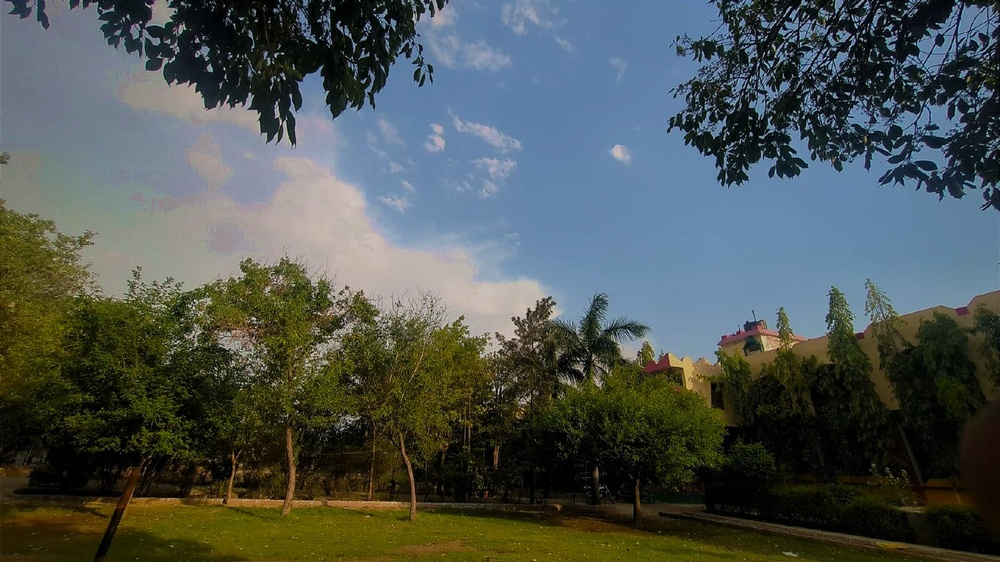
#> input picture 11_Smoothing_vs_Sharpening/input11.jpg, 1000 x 562 px, shrunk from 1600 x 900 before the run
$ python program.py
#> lines starting #> are read from the running program, lines starting #| are printed output that depends on the picture
import cv2
import numpy as np

img = cv2.imread("input11.jpg")
#> img is the input picture: shape (562, 1000, 3); mean B, G, R 81.2, 84.2, 76.6

# Smoothing
smooth = cv2.GaussianBlur(img, (11, 11), 0)
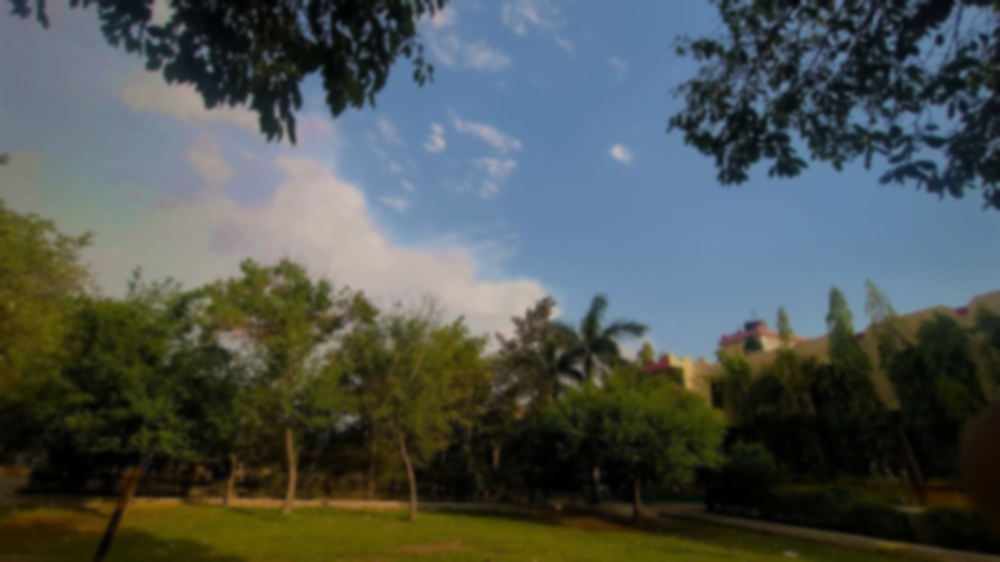
#> smooth: shape (562, 1000, 3); mean B, G, R 81.2, 84.2, 76.6

# Sharpening
kernel = np.array([[0, -1, 0],
                   [-1, 5, -1],
                   [0, -1, 0]])

sharp = cv2.filter2D(img, -1, kernel)
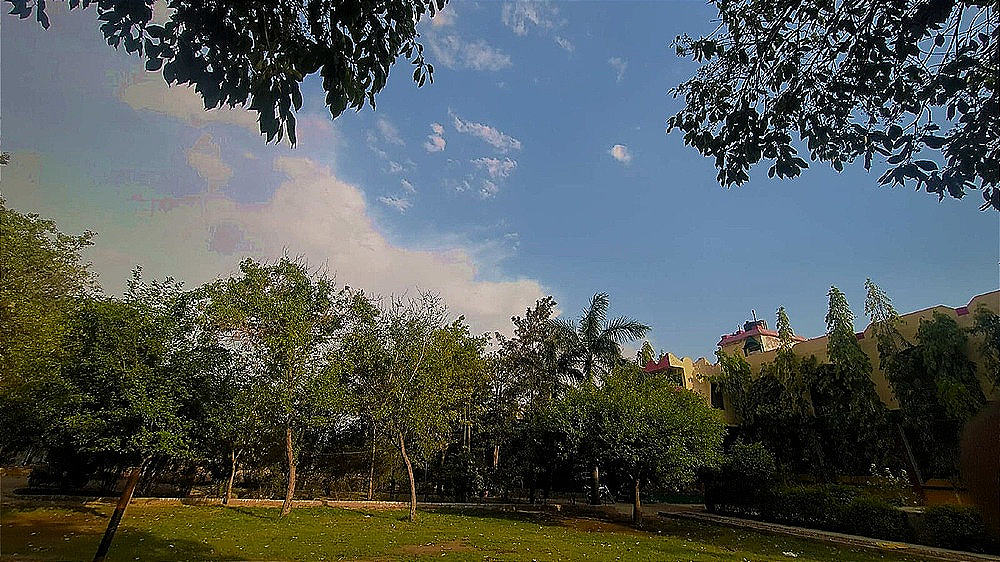
#> sharp: shape (562, 1000, 3); mean B, G, R 86.6, 87.9, 80.8

cv2.imshow("Original", img)
cv2.imshow("Smooth", smooth)
cv2.imshow("Sharp", sharp)

cv2.imwrite("output_smooth.png", smooth)
cv2.imwrite("output_sharp.png", sharp)

cv2.waitKey(0)
cv2.destroyAllWindows()
